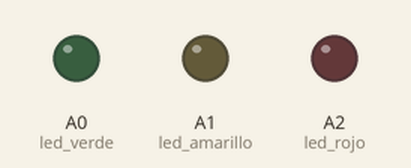
Simulated run of this sketch. Board: Arduino Uno, built with avr-gcc and run on an emulated ATmega328P. On the bench: output pins drawn as LEDs (lit = HIGH).

Above: at 0.2 s.
At 1.2 s:
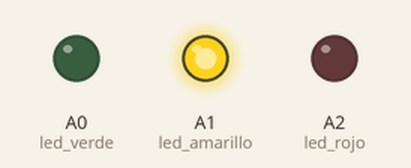
At 2.2 s:
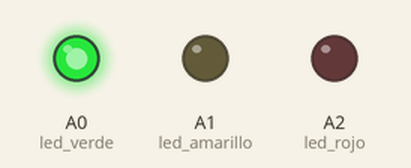
At 3.2 s:
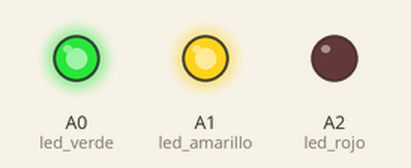
At 4.2 s:
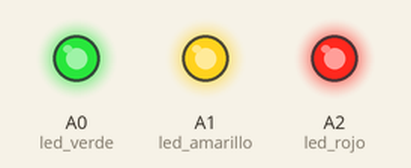
At 5.7 s:
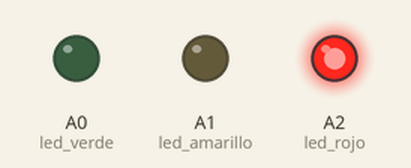
Timing chart, 0 to 6.5 s (numbered marks = the images above):
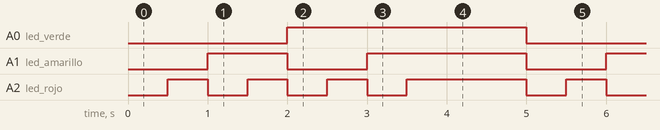

The sketch:

mini_semaforo_contador_binario.ino
```cpp
/*
   Mini semaforo --> versión contador binario

*/


int led_verde = A0;
int led_rojo = A2;
int led_amarillo = A1;

void setup() {
  Serial.begin(115200);
}

void led_rojo_ON() {
  analogWrite(led_rojo, 130);
}

void led_rojo_OFF() {
  analogWrite(led_rojo, 0);
}


void led_amarillo_ON() {
  analogWrite(led_amarillo, 130);
}

void led_amarillo_OFF() {
  analogWrite(led_amarillo, 0);
}


void led_verde_ON() {
  analogWrite(led_verde, 130);
}

void led_verde_OFF() {
  analogWrite(led_verde, 0);
}


void loop() {
  //---- posición de los leds contadores
  // 0        0        0
  // LED V    LED A    LED R

  for (byte contador = 0; contador <= 7; contador++) {
    if (bitRead(contador, 0)) {
      led_rojo_ON();
    }
    else
    {
      led_rojo_OFF();
    }
    if (bitRead(contador, 1)) {
      led_amarillo_ON();
    }
    else
    {
      led_amarillo_OFF();
    }
    if (bitRead(contador, 2)) {
      led_verde_ON();
    }
    else
    {
      led_verde_OFF();
    }
    delay(500);

  }
  delay(1000);
}
```

Measured:
- by itself, A0 (led_verde): alternates HIGH for 3.0 s and LOW for 2.0 s
- by itself, A1 (led_amarillo): repeats every 5.0 s: LOW 1.0 s, HIGH 2.0 s, LOW 1.0 s, HIGH 1.0 s
- by itself, A2 (led_rojo): repeats every 5.0 s: 2 × (LOW 0.50 s, HIGH 0.50 s), LOW 0.50 s, HIGH 1.5 s, LOW 0.50 s, HIGH 0.50 s
